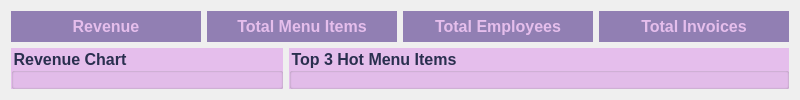
        <widget class="QWidget" name="tab_StatisticsDashboard_3">
         <attribute name="title">
          <string>Statistics Dashboard</string>
         </attribute>
         <layout class="QGridLayout" name="gridLayout_5">
          <item row="0" column="0">
           <layout class="QGridLayout" name="gridLayout_4">
            <item row="1" column="0">
             <layout class="QGridLayout" name="gridLayout_7">
              <item row="0" column="1">
               <widget class="QGroupBox" name="groupBoxTop3Chart">
                <property name="minimumSize">
                 <size>
                  <width>500</width>
                  <height>0</height>
                 </size>
                </property>
                <property name="font">
                 <font>
                  <family>Arial</family>
                  <pointsize>12</pointsize>
                  <weight>75</weight>
                  <bold>true</bold>
                 </font>
                </property>
                <property name="styleSheet">
                 <string notr="true">color: rgb(42, 47, 79);
background-color: rgb(229, 190, 236);</string>
                </property>
                <property name="title">
                 <string>Top 3 Hot Menu Items</string>
                </property>
               </widget>
              </item>
              <item row="0" column="0">
               <widget class="QGroupBox" name="groupBoxRevenueChart">
                <property name="sizePolicy">
                 <sizepolicy hsizetype="Expanding" vsizetype="Expanding">
                  <horstretch>0</horstretch>
                  <verstretch>0</verstretch>
                 </sizepolicy>
                </property>
                <property name="font">
                 <font>
                  <family>Arial</family>
                  <pointsize>12</pointsize>
                  <weight>75</weight>
                  <bold>true</bold>
                 </font>
                </property>
                <property name="styleSheet">
                 <string notr="true">color: rgb(42, 47, 79);
background-color: rgb(229, 190, 236);</string>
                </property>
                <property name="title">
                 <string>Revenue Chart</string>
                </property>
               </widget>
              </item>
             </layout>
            </item>
            <item row="0" column="0">
             <layout class="QGridLayout" name="gridLayout_3">
              <item row="0" column="1">
               <widget class="QLabel" name="label_TotalMenuItems">
                <property name="sizePolicy">
                 <sizepolicy hsizetype="Expanding" vsizetype="Expanding">
                  <horstretch>0</horstretch>
                  <verstretch>0</verstretch>
                 </sizepolicy>
                </property>
                <property name="minimumSize">
                 <size>
                  <width>190</width>
                  <height>0</height>
                 </size>
                </property>
                <property name="font">
                 <font>
                  <family>Arial</family>
                  <pointsize>12</pointsize>
                  <weight>75</weight>
                  <bold>true</bold>
                 </font>
                </property>
                <property name="styleSheet">
                 <string notr="true">background-color: rgb(145, 127, 179);
color: rgb(229, 190, 236);</string>
                </property>
                <property name="text">
                 <string>&lt;html&gt;&lt;head/&gt;&lt;body&gt;&lt;p align=&quot;center&quot;&gt;&lt;span style=&quot; font-size:12pt;&quot;&gt;Total Menu Items&lt;/span&gt;&lt;/p&gt;&lt;/body&gt;&lt;/html&gt;</string>
                </property>
               </widget>
              </item>
              <item row="0" column="2">
               <widget class="QLabel" name="label_TotalEmployees">
                <property name="sizePolicy">
                 <sizepolicy hsizetype="Expanding" vsizetype="Expanding">
                  <horstretch>0</horstretch>
                  <verstretch>0</verstretch>
                 </sizepolicy>
                </property>
                <property name="minimumSize">
                 <size>
                  <width>190</width>
                  <height>0</height>
                 </size>
                </property>
                <property name="font">
                 <font>
                  <family>Arial</family>
                  <pointsize>12</pointsize>
                  <weight>75</weight>
                  <bold>true</bold>
                 </font>
                </property>
                <property name="styleSheet">
                 <string notr="true">background-color: rgb(145, 127, 179);
color: rgb(229, 190, 236);</string>
                </property>
                <property name="text">
                 <string>&lt;html&gt;&lt;head/&gt;&lt;body&gt;&lt;p align=&quot;center&quot;&gt;Total Employees&lt;/p&gt;&lt;/body&gt;&lt;/html&gt;</string>
                </property>
               </widget>
              </item>
              <item row="0" column="3">
               <widget class="QLabel" name="label_TotalInvoices">
                <property name="sizePolicy">
                 <sizepolicy hsizetype="Expanding" vsizetype="Expanding">
                  <horstretch>0</horstretch>
                  <verstretch>0</verstretch>
                 </sizepolicy>
                </property>
                <property name="minimumSize">
                 <size>
                  <width>190</width>
                  <height>0</height>
                 </size>
                </property>
                <property name="font">
                 <font>
                  <family>Arial</family>
                  <pointsize>12</pointsize>
                  <weight>75</weight>
                  <bold>true</bold>
                 </font>
                </property>
                <property name="styleSheet">
                 <string notr="true">background-color: rgb(145, 127, 179);
color: rgb(229, 190, 236);</string>
                </property>
                <property name="text">
                 <string>&lt;html&gt;&lt;head/&gt;&lt;body&gt;&lt;p align=&quot;center&quot;&gt;Total Invoices&lt;/p&gt;&lt;/body&gt;&lt;/html&gt;</string>
                </property>
               </widget>
              </item>
              <item row="0" column="0">
               <widget class="QLabel" name="label_Revenue">
                <property name="sizePolicy">
                 <sizepolicy hsizetype="Expanding" vsizetype="Expanding">
                  <horstretch>0</horstretch>
                  <verstretch>0</verstretch>
                 </sizepolicy>
                </property>
                <property name="minimumSize">
                 <size>
                  <width>190</width>
                  <height>0</height>
                 </size>
                </property>
                <property name="font">
                 <font>
                  <family>Arial</family>
                  <pointsize>12</pointsize>
                  <weight>75</weight>
                  <bold>true</bold>
                 </font>
                </property>
                <property name="styleSheet">
                 <string notr="true">background-color: rgb(145, 127, 179);
color: rgb(229, 190, 236);</string>
                </property>
                <property name="text">
                 <string>&lt;html&gt;&lt;head/&gt;&lt;body&gt;&lt;p align=&quot;center&quot;&gt;Revenue&lt;/p&gt;&lt;/body&gt;&lt;/html&gt;</string>
                </property>
               </widget>
              </item>
             </layout>
            </item>
           </layout>
          </item>
         </layout>
        </widget>
